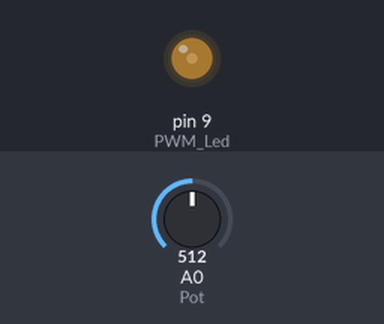
Recording of a sketch running on a simulated Arduino Uno, built with avr-gcc and run on an emulated ATmega328P. On the bench: output pins drawn as LEDs (lit = HIGH). The test bench sets the inputs (shaded band); at power-on: A0 (Pot) = 512.

Above: at 1.2 s.
1.3 s: A0 (Pot) set to 716
At 2.3 s:
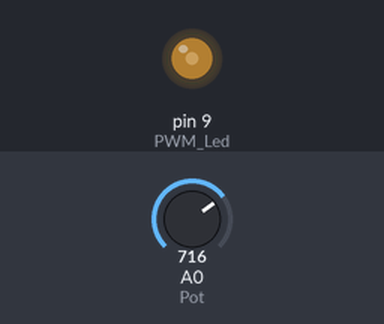
2.8 s: A0 (Pot) set to 0
At 3.4 s:
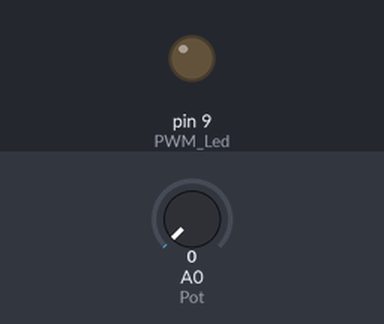
Timing chart, 0 to 5.8 s (numbered marks = the images above; inputs shaded):
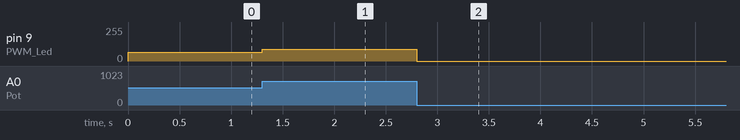

Measured:
- after the input at 1.3 s, pin 9 (PWM_Led): 64/255 → 89/255 at once
- after the input at 2.8 s, pin 9 (PWM_Led): 89/255 → 0/255 at once

The sketch:

Led_PWM.ino
```cpp
//Definimos nuestras constantes
#define PWM_Led 9
#define Pot A0

float pwm=0;

void setup() {
  // put your setup code here, to run once:

  //Declaramos el pin 9 como salida
  pinMode(PWM_Led,OUTPUT);

}

void loop() {
  // put your main code here, to run repeatedly:

  //Guardamos en la varibale pwm el valor leido por el pin analogico A0
  pwm=analogRead(Pot);

  /*convertimos ese valor de un rango de [0,1023] a uno de [0,255]
  255 es el valor maximo que podamos sacar como pwm
  */
  pwm=map(pwm,0,1023,0,128);

  //Escribimos ese pwm en el pin digital 9
  analogWrite(PWM_Led,pwm);

}
```
